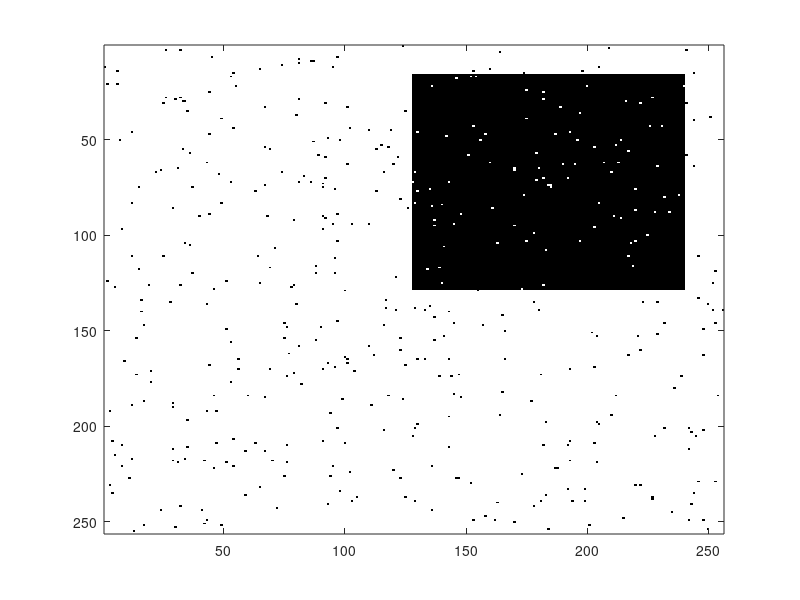

Write the MATLAB code that produced this figure.
% automatic thresholding algorithm (see intropr preprocessing, slide 44)
close all;
clear all;
clc;

% create foreground/background image
im = randn(256, 256);
im(16:128,128:240) = im(16:128,128:240) + 5;
im = mat2gray(im);
imagesc(im);
colormap gray;

% 1. initialize theta to the average gray value
theta_new = mean(im(:));
theta_old = -1;

% loop
while abs(theta_old - theta_new) > 1e-4
    % 2. partition the data around theta and compute the mean value for each
    % partition
    partition_1 = (im(im <= theta_new));
    mu_1 = mean(partition_1(:));
    partition_2 = (im(im > theta_new));
    mu_2 = mean(partition_2(:));

    % 3. theta = mean of the two means
    theta = 0.5*(mu_1 + mu_2);
    
    theta_old = theta_new;
    theta_new = theta;
end

imagesc(im <= theta);
